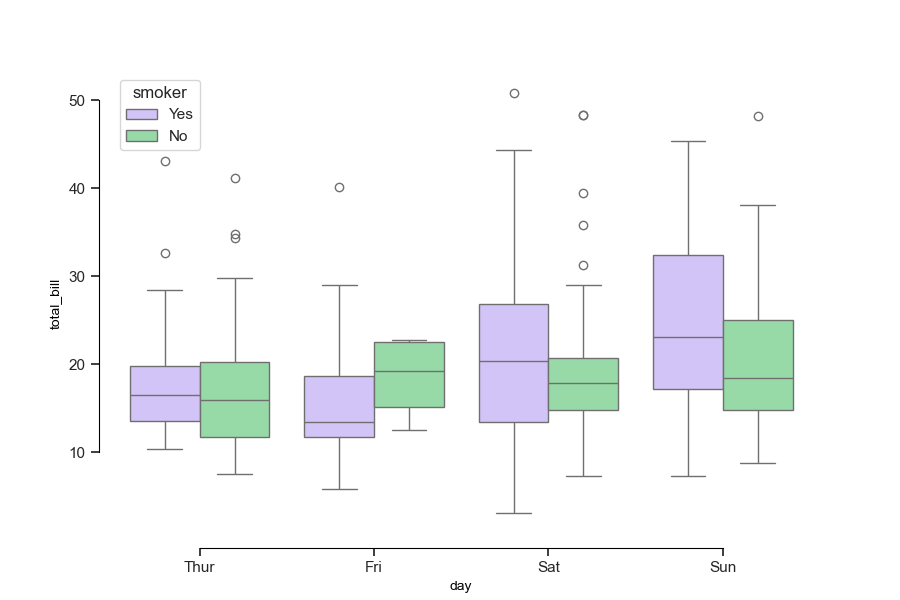

This figure's Python source:
# 引入所需库
import seaborn as sns
import matplotlib.pyplot as plt

# 设置图大小
f, ax = plt.subplots(figsize=(9, 6))

# 将主题设置为带有刻度的风格、绘图颜色方案为柔和色彩
sns.set_theme(style="ticks", palette="pastel")

# 加载示例数据集
tips = sns.load_dataset("tips")

# 绘制分组箱形图
sns.boxplot(x="day", y="total_bill",
            hue="smoker", palette=["m", "g"],
            data=tips)
sns.despine(offset=10, trim=True)
plt.show()
